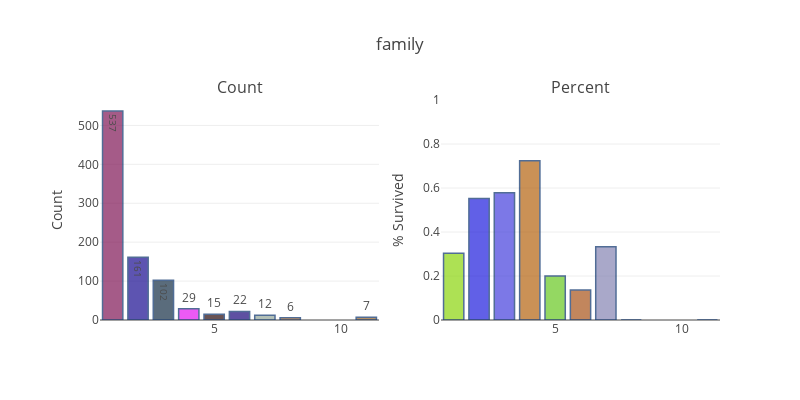

The notebook cell saved with this chart:
### Code cell
# observe the distribution of family
temp_col = train_df.columns.values[11]
plot_count_percent_for_object(train_df, temp_col)

### Figure 1 — Plotly figure (JSON) as saved in the notebook; plotly's stock layout.template omitted (floating-point values rounded to 4 significant figures)
{"data": [{"marker": {"color": ["#956123", "#D66F05", "#93A69A", "#1B077C", "#2A0B0D", "#E515F1", "#152F45", "#190D91", "#801656", "#24FA82", "#DB3927", "#551CCA", "#686159", "#1F255D", "#A9C1F9", "#A14429", "#18C729", "#A3201A", "#CAA406", "#830D2A", "#32F559", "#576316", "#37BB62", "#CB3B9E", "#F9B7E5", "#540A1C", "#C66335", "#1B7A5F", "#D2DDF2", "#E220AB", "#E161D4", "#91D811", "#B552CF", "#3614C7", "#F45C53", "#663F20", "#EC0BC5", "#740D41", "#8B7630", "#482271", "#3CEA49", "#A21144", "#A29DB6", "#FEAF81", "#61E30E", "#47D249", "#518C23", "#C16EBB", "#351719", "#D391CC", "#7A3CF4", "#CAA035", "#D1E3F3", "#81BAA8", "#401A98", "#BCDDFB", "#DFE53F", "#6BC287", "#CEC770", "#F7BC94", "#382485", "#39ACBA", "#B6C692", "#FA0520", "#DB3CCB", "#C9EE29", "#CAB512", "#B7552B", "#490DB9", "#8FCF6B", "#BE7FDE", "#04EDF4", "#7E6EDC", "#77CDFA", "#9A11EA", "#2905E1", "#E29DA0", "#FEADF3", "#FBBFAD", "#EB4E48", "#FE79B5", "#4CB9CD", "#3E8665", "#4FD152", "#9E2A35", "#34D05A", "#756D45", "#BBE58F", "#E371E6", "#52CE34", "#9D055D", "#A00671", "#7C7715", "#5A2BD7", "#1646DA", "#86C757", "#15213F", "#2A0B43", "#817C0C", "#417329"], "line": {"color": "rgb(8,48,107)", "width": 1.5}}, "name": "Count", "opacity": 0.7, "orientation": "v", "text": [7, 6, 12, 22, 15, 29, 102, 161, 537], "textfont": {"color": "rgb(0, 0, 0)", "size": 0}, "textposition": "auto", "type": "bar", "x": [11, 8, 7, 6, 5, 4, 3, 2, 1], "xaxis": "x1", "y": [7, 6, 12, 22, 15, 29, 102, 161, 537], "yaxis": "y1"}, {"marker": {"color": ["#37DF32", "#35FAD4", "#8584B3", "#A95319", "#67C820", "#B46310", "#4540DD", "#1F1DDD", "#8BD50D", "#07DFD9", "#EC4979", "#94F999", "#446E20", "#74A78C", "#F5470C", "#B075C7", "#B0D684", "#EB8BE3", "#7FEF30", "#7EFE11", "#7F4149", "#3028BB", "#F1F99A", "#A5BE0B", "#8F3B8B", "#A9CDAB", "#B34150", "#5B00AE", "#D5B75C", "#EAA54F", "#91E452", "#CCFEA2", "#2DB05A", "#E9AFE2", "#F183BC", "#F7B704", "#DA49E3", "#74219A", "#64BAF7", "#587433", "#8D236C", "#8F9D56", "#A5782A", "#6408CF", "#B989B3", "#B4D881", "#FE314C", "#2F9727", "#D50F1A", "#FE45B4", "#44157E", "#199923", "#91489C", "#D0AE51", "#356150", "#D95765", "#EAB572", "#EAFDBB", "#64F4B5", "#711E26", "#831DEA", "#D40E8D", "#7B6E53", "#32BE3E", "#DC2EC1", "#31B615", "#85BD95", "#5B28A2", "#4B56AE", "#C3E63C", "#A34FDB", "#E44ADF", "#0F8520", "#BFBB15", "#4F0CA5", "#223DDF", "#FD8B84", "#188378", "#93E898", "#5A4D5F", "#A82884", "#071F6D", "#412019", "#38B33C", "#2C01CC", "#46F80C", "#08FB9E", "#46BAFD", "#B7D561", "#97DCDA", "#B65A56", "#BCAF08", "#3DD496", "#7E2364", "#B81A10", "#9A57E4", "#5A93F9", "#D53689", "#839701", "#73F096"], "line": {"color": "rgb(8,48,107)", "width": 1.5}}, "name": "Percent", "opacity": 0.7, "orientation": "v", "text": [[11, 0], [8, 0], [7, 0.3333], [6, 0.1364], [5, 0.2], [4, 0.7241], [3, 0.5784], [2, 0.5528], [1, 0.3035]], "textfont": {"color": "rgb(0, 0, 0)", "size": 12}, "textposition": "auto", "type": "bar", "x": [11, 8, 7, 6, 5, 4, 3, 2, 1], "xaxis": "x2", "y": [0, 0, 0.3333, 0.1364, 0.2, 0.7241, 0.5784, 0.5528, 0.3035], "yaxis": "y2"}], "layout": {"annotations": [{"font": {"size": 16}, "showarrow": false, "text": "Count", "x": 0.225, "xanchor": "center", "xref": "paper", "y": 1, "yanchor": "bottom", "yref": "paper"}, {"font": {"size": 16}, "showarrow": false, "text": "Percent", "x": 0.775, "xanchor": "center", "xref": "paper", "y": 1, "yanchor": "bottom", "yref": "paper"}], "height": 400, "margin": {"l": 100}, "showlegend": false, "title": "family", "width": 800, "xaxis1": {"anchor": "y1", "domain": [0, 0.45]}, "xaxis2": {"anchor": "y2", "domain": [0.55, 1]}, "yaxis1": {"anchor": "x1", "domain": [0, 1], "title": "Count"}, "yaxis2": {"anchor": "x2", "domain": [0, 1], "range": [0, 1], "title": "% Survived"}}}
